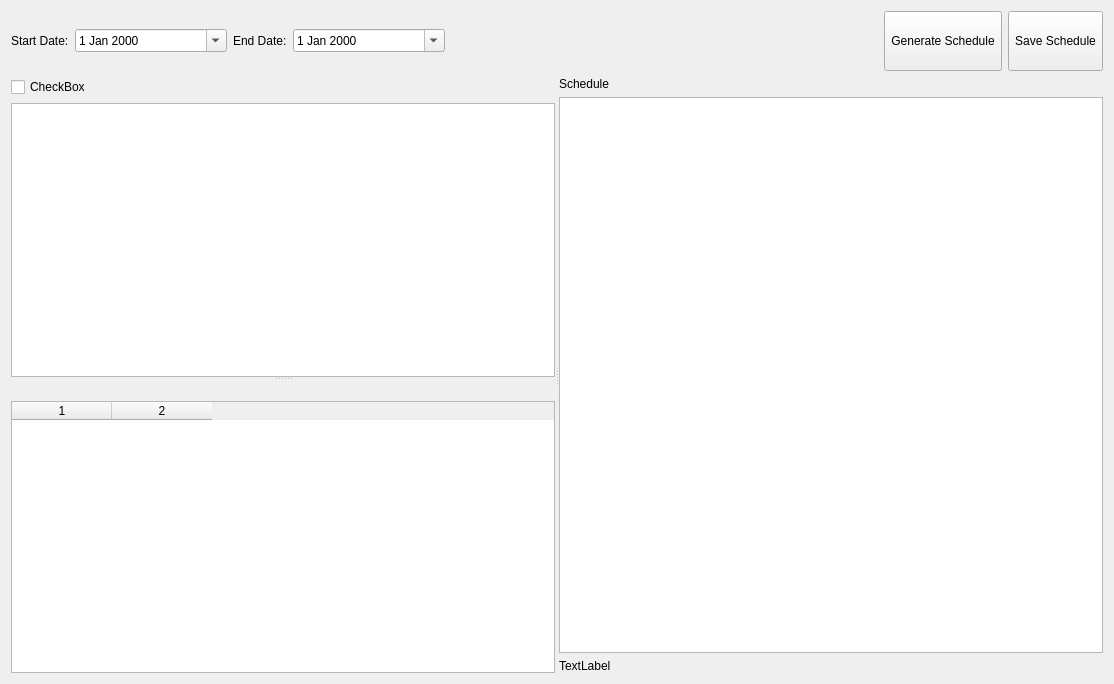
<?xml version="1.0" encoding="UTF-8"?>
<ui version="4.0">
 <class>dlgSchedule</class>
 <widget class="QDialog" name="dlgSchedule">
  <property name="geometry">
   <rect>
    <x>0</x>
    <y>0</y>
    <width>1114</width>
    <height>684</height>
   </rect>
  </property>
  <property name="windowTitle">
   <string>Dialog</string>
  </property>
  <layout class="QVBoxLayout" name="verticalLayout_4" stretch="0,1">
   <item>
    <layout class="QHBoxLayout" name="horizontalLayout_2">
     <item>
      <layout class="QGridLayout" name="gridLayout" columnstretch="0,1,0,1">
       <item row="0" column="0">
        <widget class="QLabel" name="label">
         <property name="text">
          <string>Start Date:</string>
         </property>
        </widget>
       </item>
       <item row="0" column="1">
        <widget class="QDateEdit" name="edtStartDate">
         <property name="calendarPopup">
          <bool>true</bool>
         </property>
        </widget>
       </item>
       <item row="0" column="2">
        <widget class="QLabel" name="label_2">
         <property name="text">
          <string>End Date:</string>
         </property>
        </widget>
       </item>
       <item row="0" column="3">
        <widget class="QDateEdit" name="edtEndDate">
         <property name="calendarPopup">
          <bool>true</bool>
         </property>
        </widget>
       </item>
      </layout>
     </item>
     <item>
      <spacer name="horizontalSpacer">
       <property name="orientation">
        <enum>Qt::Horizontal</enum>
       </property>
       <property name="sizeHint" stdset="0">
        <size>
         <width>40</width>
         <height>20</height>
        </size>
       </property>
      </spacer>
     </item>
     <item>
      <layout class="QHBoxLayout" name="horizontalLayout">
       <item>
        <widget class="QToolButton" name="btnGenerate">
         <property name="minimumSize">
          <size>
           <width>80</width>
           <height>60</height>
          </size>
         </property>
         <property name="text">
          <string>Generate Schedule</string>
         </property>
         <property name="toolButtonStyle">
          <enum>Qt::ToolButtonTextUnderIcon</enum>
         </property>
        </widget>
       </item>
       <item>
        <widget class="QToolButton" name="btnSave">
         <property name="minimumSize">
          <size>
           <width>80</width>
           <height>60</height>
          </size>
         </property>
         <property name="text">
          <string>Save Schedule</string>
         </property>
         <property name="toolButtonStyle">
          <enum>Qt::ToolButtonTextUnderIcon</enum>
         </property>
        </widget>
       </item>
      </layout>
     </item>
    </layout>
   </item>
   <item>
    <widget class="QSplitter" name="spMain">
     <property name="orientation">
      <enum>Qt::Horizontal</enum>
     </property>
     <widget class="QSplitter" name="spVert">
      <property name="orientation">
       <enum>Qt::Vertical</enum>
      </property>
      <widget class="QWidget" name="layoutWidget">
       <layout class="QVBoxLayout" name="verticalLayout">
        <item>
         <widget class="QCheckBox" name="cbHours">
          <property name="text">
           <string>CheckBox</string>
          </property>
         </widget>
        </item>
        <item>
         <widget class="QListWidget" name="lwHours"/>
        </item>
       </layout>
      </widget>
      <widget class="QWidget" name="layoutWidget">
       <layout class="QVBoxLayout" name="verticalLayout_2">
        <item>
         <widget class="QLabel" name="dtTitle">
          <property name="text">
           <string/>
          </property>
         </widget>
        </item>
        <item>
         <widget class="QTableWidget" name="twDates">
          <property name="selectionBehavior">
           <enum>QAbstractItemView::SelectRows</enum>
          </property>
          <property name="columnCount">
           <number>2</number>
          </property>
          <column/>
          <column/>
         </widget>
        </item>
       </layout>
      </widget>
     </widget>
     <widget class="QWidget" name="layoutWidget">
      <layout class="QVBoxLayout" name="verticalLayout_3">
       <item>
        <widget class="QLabel" name="lblSched">
         <property name="text">
          <string>Schedule</string>
         </property>
        </widget>
       </item>
       <item>
        <widget class="QTableWidget" name="twSchedule">
         <property name="selectionMode">
          <enum>QAbstractItemView::SingleSelection</enum>
         </property>
         <property name="selectionBehavior">
          <enum>QAbstractItemView::SelectRows</enum>
         </property>
        </widget>
       </item>
       <item>
        <layout class="QHBoxLayout" name="hlProgress">
         <item>
          <widget class="QLabel" name="lblProgresText">
           <property name="text">
            <string>TextLabel</string>
           </property>
          </widget>
         </item>
        </layout>
       </item>
      </layout>
     </widget>
    </widget>
   </item>
  </layout>
 </widget>
 <resources/>
 <connections/>
</ui>
